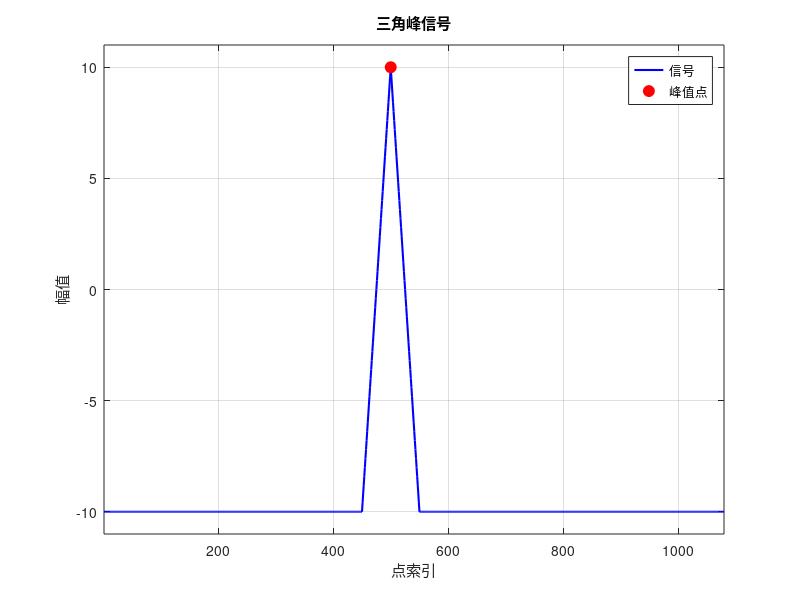

This figure's MATLAB source: (Note: this script raises an error after producing the figure.)
% 参数设置
totalPoints = 1080; % 总点数
baseValue = -10; % 基线值
peakPoint = 500; % 峰值点位置
peakValue = 10; % 峰值
transitionWidth = 50; % 过渡宽度(单边)

% 初始化所有点为基线值
points = baseValue * ones(1, totalPoints);

% 设置峰值点
points(peakPoint) = peakValue;

% 计算上升和下降的斜率
slope = (peakValue - baseValue) / transitionWidth;

% 设置上升部分(前50点)
for i = max(1, peakPoint - transitionWidth):peakPoint - 1
    points(i) = baseValue + slope * (i - (peakPoint - transitionWidth));
end

% 设置下降部分(后50点)
for i = peakPoint + 1:min(totalPoints, peakPoint + transitionWidth)
    points(i) = peakValue - slope * (i - peakPoint);
end


% 绘制结果
figure;
plot(points, 'b-', 'LineWidth', 1.5);
hold on;
plot(peakPoint, peakValue, 'ro', 'MarkerSize', 8, 'MarkerFaceColor', 'r'); % 标记峰值点
title('三角峰信号');
xlabel('点索引');
ylabel('幅值');
xlim([1 totalPoints]);
ylim([baseValue - 1 peakValue + 1]);
grid on;
legend('信号', '峰值点');


short = int16(2 ^ 15 * points / 10.0);
short = int64(short);

for i = 1:length(short)

    if short(i) < 0
        short(i) = short(i) + 2 ^ 32;
    end

end

strArray = dec2hex(short, 4);
lastFourChars = strArray(:, end - 3:end);
stringArray = string(lastFourChars);
fileID = fopen('C:\Users\DELL\Desktop\Aod\1.txt', 'wt');

if fileID == -1
    error('File cannot be opened');
end

for i = 1:length(stringArray)

    if i == length(stringArray)
        fprintf(fileID, '%s', stringArray(i));
    else
        fprintf(fileID, '%s\n', stringArray(i));
    end

end

fclose(fileID);
